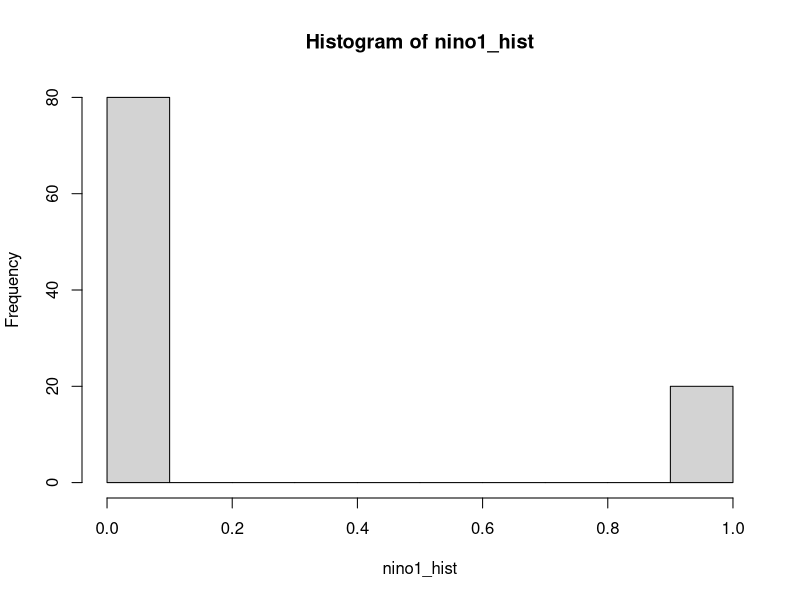
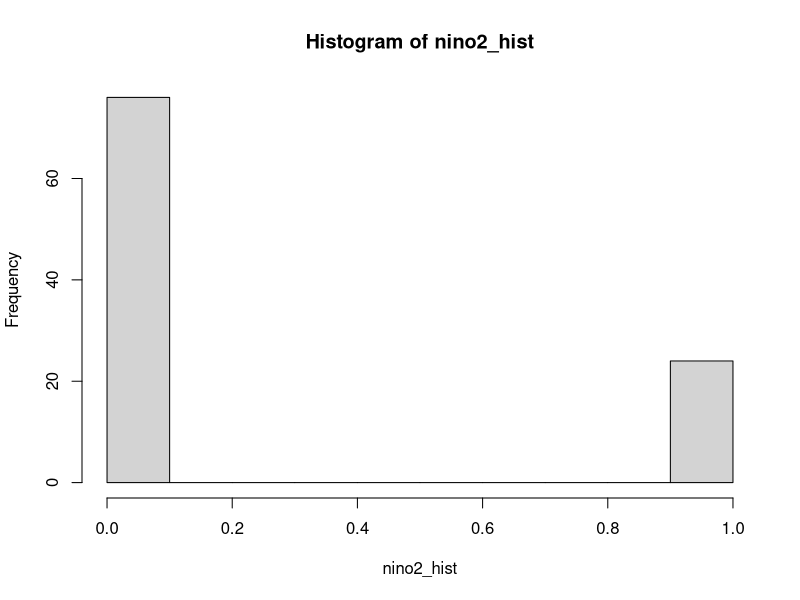

Recreate these plots in R, in order.
## ---- chunk 1
knitr::opts_chunk$set(echo = TRUE)
## ---- chunk 2

nino1 <- sample(c(0,1), size=5, replace=TRUE, prob=c(0.8,0.2))
nino1
#First time all 0s; second time 1-1 and 4-0s; third time 2-1s and 3-0s -- seems reasonable

nino2 <- rbinom(5, 1,.2)
nino2
#First time 1-1 and 4-0s; second time all 0s; third time 1-1 and 4-0s -- also seems reasonable 
## ---- chunk 3
nino1_hist <- sample(c(0,1), size=100, replace=TRUE, prob=c(0.8,0.2))
hist(nino1_hist)
#I re-ran this several times and it always fluctuates like its supposed to around 80% 0s and 20% 1s

nino2_hist <- nino2 <- rbinom(100, 1,.2)
hist(nino2_hist)
#Also re-ran this several times and it always makes sense with what I expect
## ---- chunk 4
#For simplicity assign a value of r_t-1 and call it r_prior; assign the value of r_s; assign the value of the r decrease during el nino years
r_prior = 0.2
r_s = -0.01767
r_nino = -0.10 

#Determine if it is an El Nino year: 1 = yes and 0 = no (assume 1/5 years is an El Nino year)
nino <- rbinom(1, 1,.2) #Draw one number with a 20% chance of drawing 1 and 80% of drawing 0

if(nino==1){
  r = r_prior + (r_nino*r_prior) #if el nino year use the 10% productivity decrease
}
if(nino==0){
  r = r_prior + (r_s*r_prior) #if not el nino year use the normal r_s decrease
}

